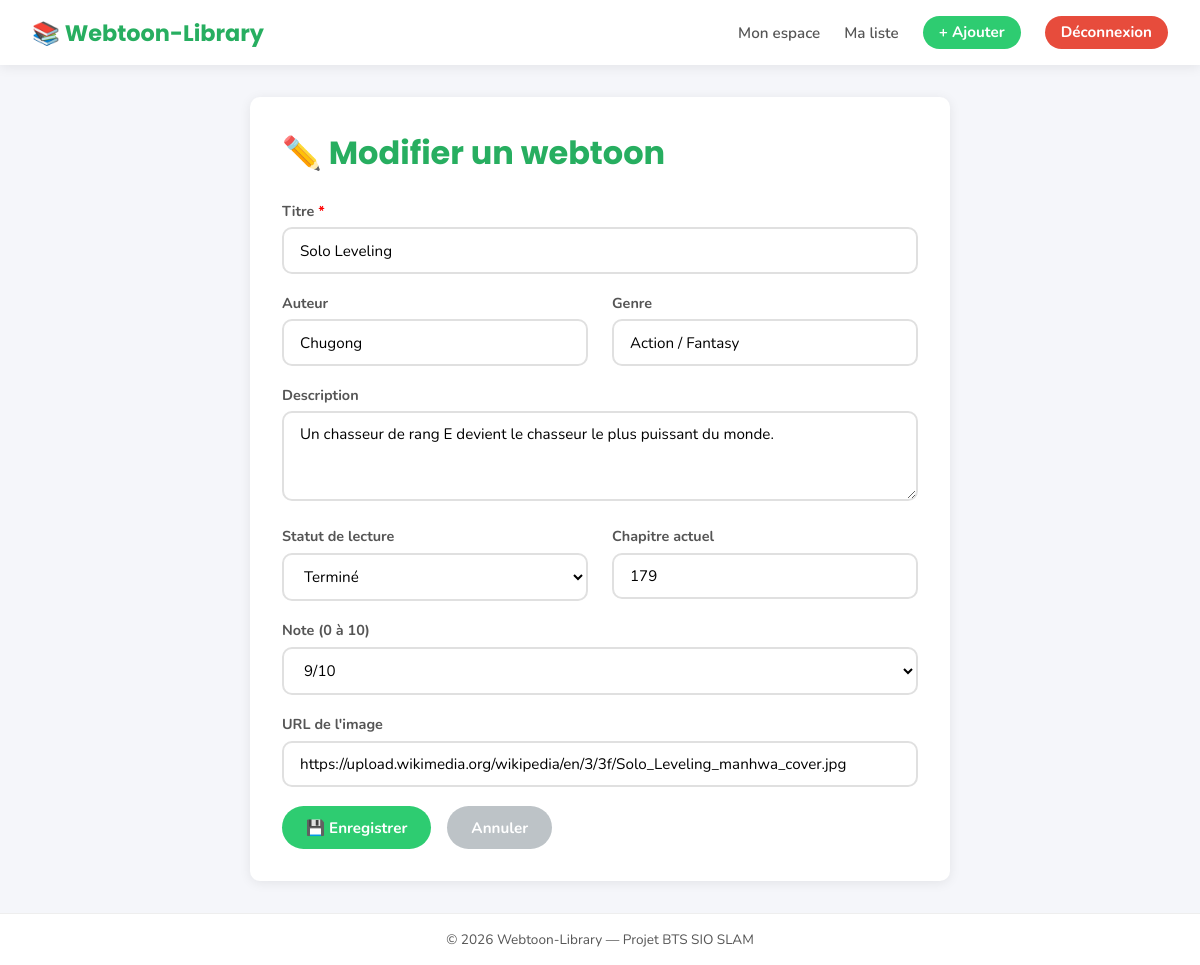
The app's page /modifier_webtoon.php?id=1 (signed in) with its own data.
### tables this page shows
CREATE TABLE IF NOT EXISTS webtoons (
    id              INT AUTO_INCREMENT PRIMARY KEY,
    id_utilisateur  INT NOT NULL,                     
    titre           VARCHAR(255) NOT NULL,
    auteur          VARCHAR(255),
    genre           VARCHAR(100),
    description     TEXT,
    statut          ENUM('a_lire', 'en_cours', 'termine') DEFAULT 'a_lire',
    chapitre_actuel INT DEFAULT 0,
    note            TINYINT CHECK (note BETWEEN 0 AND 10),  
    image_url       VARCHAR(500),
    date_ajout      DATETIME DEFAULT CURRENT_TIMESTAMP,

     
    FOREIGN KEY (id_utilisateur) REFERENCES utilisateurs(id) ON DELETE CASCADE
);

### modifier_webtoon.php (the view, shortened to what this page needs)
<?php
include 'includes/config.php';
$userId = $_SESSION['user_id'];
$id = (int)($_GET['id'] ?? 0);
$requete = $pdo->prepare("SELECT * FROM webtoons WHERE id = ? AND id_utilisateur = ?");
$requete->execute([$id, $userId]);
$wt = $requete->fetch();
include 'includes/header.php';
?>
<div class="carte-formulaire-large">
    <h1>✏️ Modifier un webtoon</h1>
    <form method="POST" action="modifier_webtoon.php?id=<?= $id ?>">
        <div class="groupe-champ">
            <label for="titre">Titre <span style="color:red">*</span></label>
            <input type="text" id="titre" name="titre"
                   value="<?= htmlspecialchars($wt['titre']) ?>" required>
        </div>
        <div class="grille-2-colonnes">
            <div class="groupe-champ">
                <label for="auteur">Auteur</label>
                <input type="text" id="auteur" name="auteur"
                       value="<?= htmlspecialchars($wt['auteur'] ?? '') ?>">
            </div>
            <div class="groupe-champ">
                <label for="genre">Genre</label>
                <input type="text" id="genre" name="genre"
                       value="<?= htmlspecialchars($wt['genre'] ?? '') ?>">
            </div>
        </div>
        <div class="groupe-champ">
            <label for="description">Description</label>
            <textarea id="description" name="description"><?= htmlspecialchars($wt['description'] ?? '') ?></textarea>
        </div>
        <div class="grille-2-colonnes">
            <div class="groupe-champ">
                <label for="statut">Statut de lecture</label>
                <select id="statut" name="statut">
                    <option value="termine"  <?= $wt['statut'] === 'termine'  ? 'selected' : '' ?>>Terminé</option>
                </select>
            </div>
            <div class="groupe-champ">
                <label for="chapitre_actuel">Chapitre actuel</label>
                <input type="number" id="chapitre_actuel" name="chapitre_actuel"
                       min="0" value="<?= (int)$wt['chapitre_actuel'] ?>">
            </div>
        </div>
        <div class="groupe-champ">
            <label for="note">Note (0 à 10)</label>
            <select id="note" name="note">
                <?php for ($i = 0; $i <= 10; $i++): ?>
                    <option value="<?= $i ?>"
                        <?= (!is_null($wt['note']) && (int)$wt['note'] === $i) ? 'selected' : '' ?>>
                        <?= $i ?>/10
                    </option>
                <?php endfor; ?>
            </select>
        </div>
        <div class="groupe-champ">
            <label for="image_url">URL de l'image</label>
            <input type="url" id="image_url" name="image_url"
                   value="<?= htmlspecialchars($wt['image_url'] ?? '') ?>"
                   placeholder="https://exemple.com/image.jpg">
        </div>
        <div style="display:flex; gap:1rem; margin-top:0.5rem;">
            <button type="submit" class="btn btn-vert">💾 Enregistrer</button>
            <a href="webtoons.php" class="btn btn-gris">Annuler</a>
        </div>
    </form>
</div>
<?php include 'includes/footer.php'; ?>

### assets/css/style.css (style rules this page uses)
:root { --vert-principal: #2ecc71; --vert-fonce: #27ae60; --vert-clair: #eafaf1; --blanc: #ffffff; --gris-clair: #f5f6fa; --gris-texte: #555555; --noir: #222222; --rouge: #e74c3c; --ombre: 0 2px 12px rgba(0,0,0,0.08); --rayon: 10px; }
* { margin: 0; padding: 0; box-sizing: border-box; }
body { font-family: 'Nunito', sans-serif; background-color: var(--gris-clair); color: var(--noir); min-height: 100vh; display: flex; flex-direction: column; }
a { text-decoration: none; color: var(--vert-fonce); }
.groupe-champ { margin-bottom: 1.2rem; }
.groupe-champ label { display: block; font-weight: 700; margin-bottom: 0.4rem; font-size: 0.9rem; color: var(--gris-texte); }
.groupe-champ input, .groupe-champ select, .groupe-champ textarea { width: 100%; padding: 0.7rem 1rem; border: 2px solid #e0e0e0; border-radius: var(--rayon); font-family: 'Nunito', sans-serif; font-size: 0.95rem; transition: border-color 0.2s; background-color: var(--blanc); }
.groupe-champ textarea { resize: vertical; min-height: 90px; }
.btn { display: inline-block; padding: 0.7rem 1.5rem; border-radius: 25px; font-family: 'Nunito', sans-serif; font-weight: 700; font-size: 0.95rem; border: none; cursor: pointer; transition: background-color 0.2s, transform 0.1s; text-align: center; }
.btn-vert { background-color: var(--vert-principal); color: var(--blanc); }
.btn-gris { background-color: #bdc3c7; color: var(--blanc); }
.carte-formulaire-large { background-color: var(--blanc); border-radius: var(--rayon); box-shadow: var(--ombre); padding: 2rem; max-width: 700px; margin: 0 auto; }
.carte-formulaire-large h1 { font-family: 'Poppins', sans-serif; color: var(--vert-fonce); margin-bottom: 1.5rem; }
.grille-2-colonnes { display: grid; grid-template-columns: 1fr 1fr; gap: 0 1.5rem; }

### records on screen
webtoons: titre "Solo Leveling", auteur "Chugong", genre "Action / Fantasy", description "Un chasseur de rang E devient le chasseur le plus puissant du monde.", statut "Terminé", chapitre_actuel "179", note "9/10", image_url "https://upload.wikimedia.org/wikipedia/en/3/3f/Solo_Leveling_manhwa_cover.jpg"
